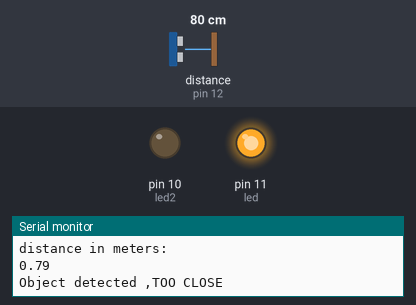
The sketch below on a simulated Arduino Uno, built with avr-gcc and run on an emulated ATmega328P. Shown: output pins drawn as LEDs (lit = HIGH), the last lines printed to the serial monitor. Wiring (inferred from the names in the program): ultrasonic range finder: trigger pin 13; echo pin 12. Inputs (shaded band) come from the test bench; at power-on: distance to the obstacle (sensor on pin 12) 80 cm. The echo pulse lasts 58.3 µs per cm; pins used as bus, display or sensor lines are not drawn.

Above: at 1.3 s.
1.4 s: distance to the obstacle (sensor on pin 12) set to 99 cm
2.9 s: distance to the obstacle (sensor on pin 12) set to 107 cm
At 4.2 s:
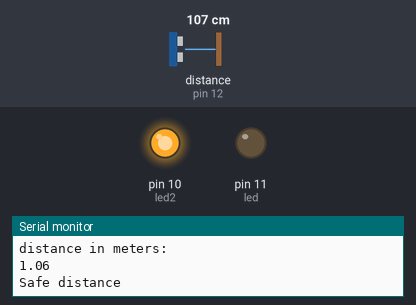
4.5 s: distance to the obstacle (sensor on pin 12) set to 9 cm
At 4.8 s:
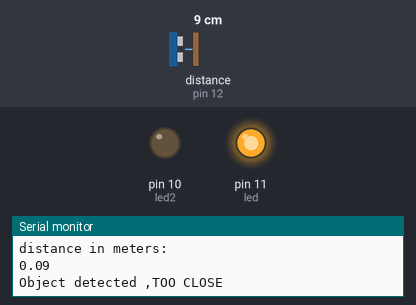
6.0 s: distance to the obstacle (sensor on pin 12) set to 120 cm
At 6.5 s:
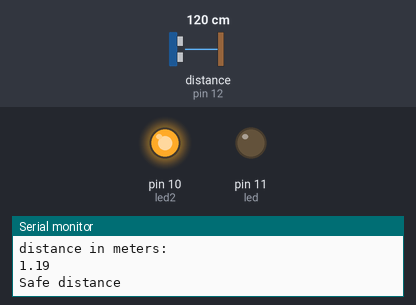
Timing chart, 0 to 8.5 s (numbered marks = the images above; inputs shaded):
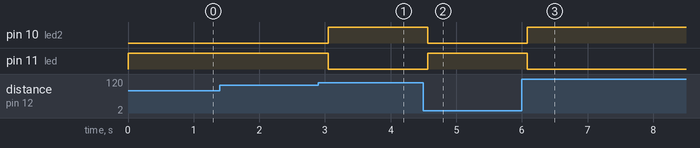

Measured:
- the behaviour switches between 101 and 102 cm on distance to the obstacle (sensor on pin 12) (found by bisection; images 0 and 1)
- after the input at 2.9 s, pin 10 (led2): LOW → HIGH after 0.15 s; pin 11 (led): HIGH → LOW after 0.15 s
- after the input at 4.5 s, pin 10 (led2): HIGH → LOW after 0.07 s; pin 11 (led): LOW → HIGH after 0.07 s
- after the input at 6.0 s, pin 10 (led2): LOW → HIGH after 0.08 s; pin 11 (led): HIGH → LOW after 0.08 s

The sketch:

reverse_guidance.ino
```cpp
#define trigPin 13
#define echoPin 12
#define led 11
#define led2 10
double duration,distance;

void setup() {
  // put your setup code here, to run once:
Serial.begin(9600);
pinMode(trigPin,OUTPUT);
pinMode(echoPin,INPUT);
pinMode(led,OUTPUT);
pinMode(led2,OUTPUT);

}

void loop() {
  // put your main code here, to run repeatedly:

  digitalWrite(trigPin,LOW);
  delayMicroseconds(2);
  digitalWrite(trigPin,HIGH);
  delayMicroseconds(10);
  digitalWrite(trigPin,LOW);
  duration = pulseIn(echoPin,HIGH);
  Serial.println(duration);
  distance = 340*pow(10,-6)*(duration/2);
  Serial.println("distance in meters:");
  Serial.println(distance);
  if(distance < 1) {
    Serial.println("Object detected ,TOO CLOSE");
    digitalWrite(led,HIGH);
    digitalWrite(led2,LOW);
  }
  else {
    Serial.println("Safe distance");
    digitalWrite(led2,HIGH);
    digitalWrite(led,LOW);
  }
  delay(500);
}
```
